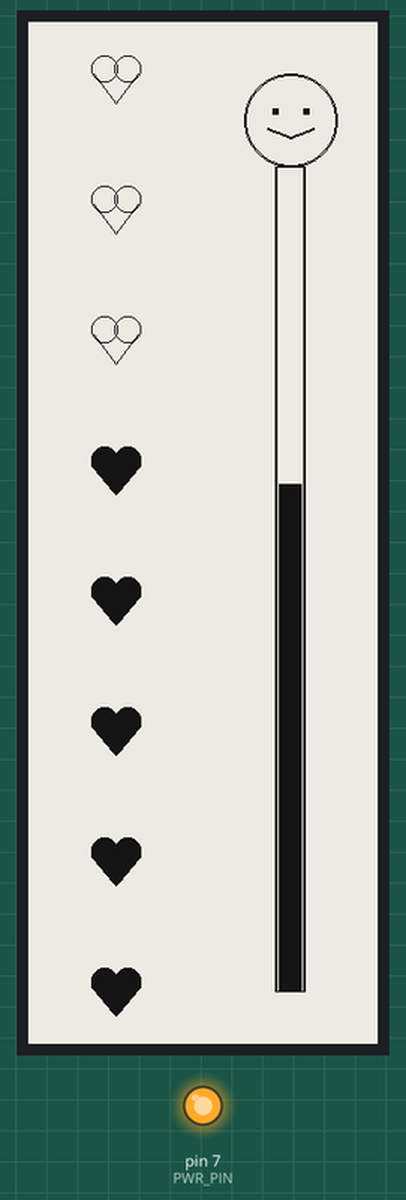
Simulated run of this sketch. Board: Arduino Uno, built for the host (arithmetic inside an expression is 32-bit, double 64-bit). Parts: 272×792 one-colour display, output pins drawn as LEDs (lit = HIGH).

Above: at 4.2 s.

The sketch:

e-ink-display.ino
```cpp
#include <GxEPD2_BW.h>
#include <SPI.h>

#define PWR_PIN    7
#define NUM_HEARTS 8
#define DEMO_PCT   62   // hardcoded for now — will wire to server later

GxEPD2_BW<GxEPD2_579_GDEY0579T93, GxEPD2_579_GDEY0579T93::HEIGHT>
  display(GxEPD2_579_GDEY0579T93(/*CS*/45, /*DC*/46, /*RST*/47, /*BUSY*/48));

// Portrait canvas after rotation(1): 272 wide x 792 tall
static const int16_t CW = 272, CH = 792;

// ── Drawing primitives ──────────────────────────────────────────────────────

void drawFilledHeart(int16_t cx, int16_t cy, int16_t r) {
  int16_t cr = r / 2;
  display.fillCircle(cx - cr, cy - cr / 2, cr + 1, GxEPD_BLACK);
  display.fillCircle(cx + cr, cy - cr / 2, cr + 1, GxEPD_BLACK);
  display.fillTriangle(cx - r, cy, cx + r, cy, cx, cy + r + cr / 2, GxEPD_BLACK);
}

void drawOutlineHeart(int16_t cx, int16_t cy, int16_t r) {
  int16_t cr = r / 2;
  display.drawCircle(cx - cr, cy - cr / 2, cr + 1, GxEPD_BLACK);
  display.drawCircle(cx + cr, cy - cr / 2, cr + 1, GxEPD_BLACK);
  display.drawLine(cx - r + 2, cy, cx, cy + r + cr / 2, GxEPD_BLACK);
  display.drawLine(cx + r - 2, cy, cx, cy + r + cr / 2, GxEPD_BLACK);
}

void drawSmiley(int16_t cx, int16_t cy, int16_t r) {
  // Square pixel-art eyes
  int16_t ew = 5;
  display.fillRect(cx - r / 3 - ew / 2, cy - r / 5 - ew / 2, ew, ew, GxEPD_BLACK);
  display.fillRect(cx + r / 3 - ew / 2, cy - r / 5 - ew / 2, ew, ew, GxEPD_BLACK);
  // V-shaped smile
  int16_t my = cy + r / 6, mw = r / 2;
  display.drawLine(cx - mw, my,     cx, my + r / 5,     GxEPD_BLACK);
  display.drawLine(cx,      my + r / 5, cx + mw, my,    GxEPD_BLACK);
  display.drawLine(cx - mw, my + 1, cx, my + r / 5 + 1, GxEPD_BLACK);
  display.drawLine(cx,      my + r / 5 + 1, cx + mw, my + 1, GxEPD_BLACK);
}

// ── Main scene ──────────────────────────────────────────────────────────────

void drawScene(int pct) {
  display.fillScreen(GxEPD_WHITE);

  int16_t margin = 30;
  int16_t top    = 40;
  int16_t bot    = CH - 40;

  // ── Hearts — left column ──────────────────────────────────────────────
  int16_t heartR  = 19;
  int16_t heartCX = CW / 4;
  int16_t hGap    = (bot - top) / (NUM_HEARTS - 1);
  int     filled  = (int)round(pct / 100.0 * NUM_HEARTS);

  for (int i = 0; i < NUM_HEARTS; i++) {
    int16_t hy = top + i * hGap;
    bool f = (i >= NUM_HEARTS - filled);
    if (f) drawFilledHeart(heartCX, hy, heartR);
    else   drawOutlineHeart(heartCX, hy, heartR);
  }

  // ── Spoon/thermometer — right column ──────────────────────────────────
  int16_t spX     = (CW * 3) / 4;
  int16_t spR     = 36;
  int16_t spHeadY = top + spR;

  // Spoon head (double-stroke circle)
  display.drawCircle(spX, spHeadY, spR,     GxEPD_BLACK);
  display.drawCircle(spX, spHeadY, spR - 1, GxEPD_BLACK);
  drawSmiley(spX, spHeadY, spR);

  // Stem outline (double-stroke)
  int16_t stemW = 24;
  int16_t stemX = spX - stemW / 2;
  int16_t stemT = spHeadY + spR;
  int16_t stemB = bot;
  int16_t stemH = stemB - stemT;
  display.drawRect(stemX,     stemT, stemW,     stemH, GxEPD_BLACK);
  display.drawRect(stemX + 1, stemT, stemW - 2, stemH, GxEPD_BLACK);

  // Fill from bottom based on pct
  if (pct > 0) {
    int16_t fillH = max((int16_t)2, (int16_t)((stemH - 4) * pct / 100));
    display.fillRect(stemX + 3, stemB - fillH, stemW - 6, fillH, GxEPD_BLACK);
  }
}

// ── Entry point ─────────────────────────────────────────────────────────────

void setup() {
  Serial.begin(115200);

  pinMode(PWR_PIN, OUTPUT);
  digitalWrite(PWR_PIN, HIGH);
  delay(100);

  SPI.begin(/*SCK*/12, /*MISO*/-1, /*MOSI*/11, /*SS*/45);
  display.init(115200, true, 2, false);
  display.setRotation(1); // portrait: 272 wide x 792 tall

  display.setFullWindow();
  display.firstPage();
  do {
    drawScene(DEMO_PCT);
  } while (display.nextPage());
}

void loop() {}
```
